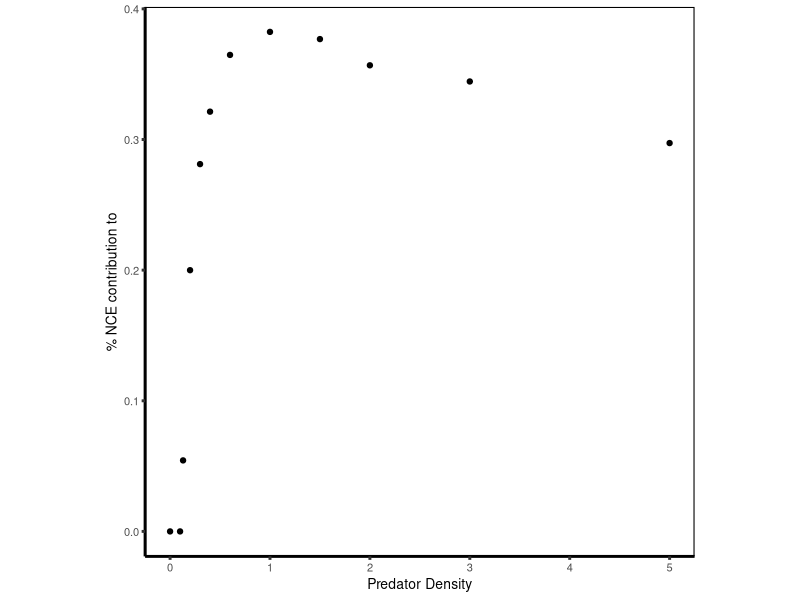
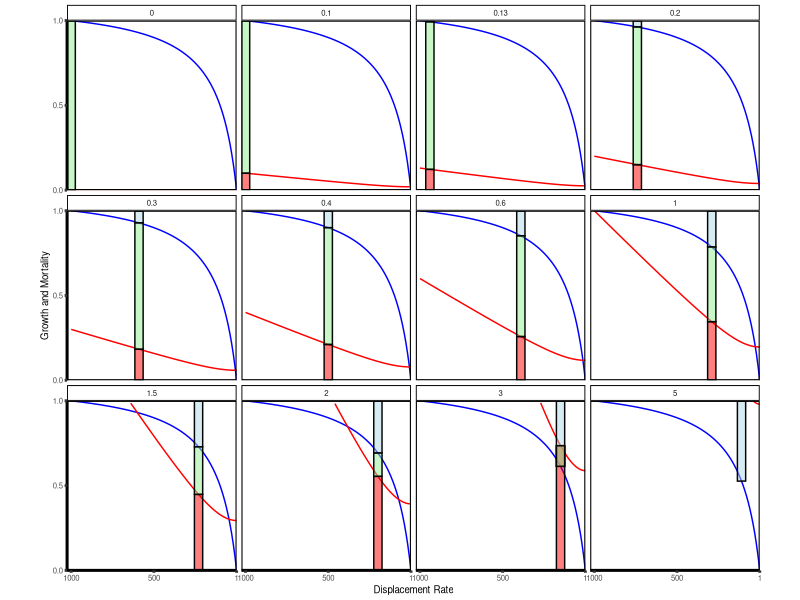
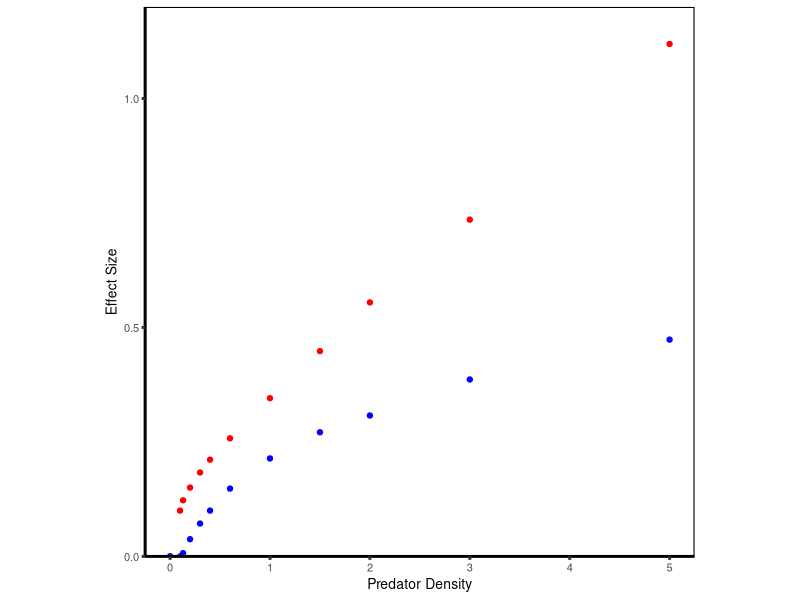
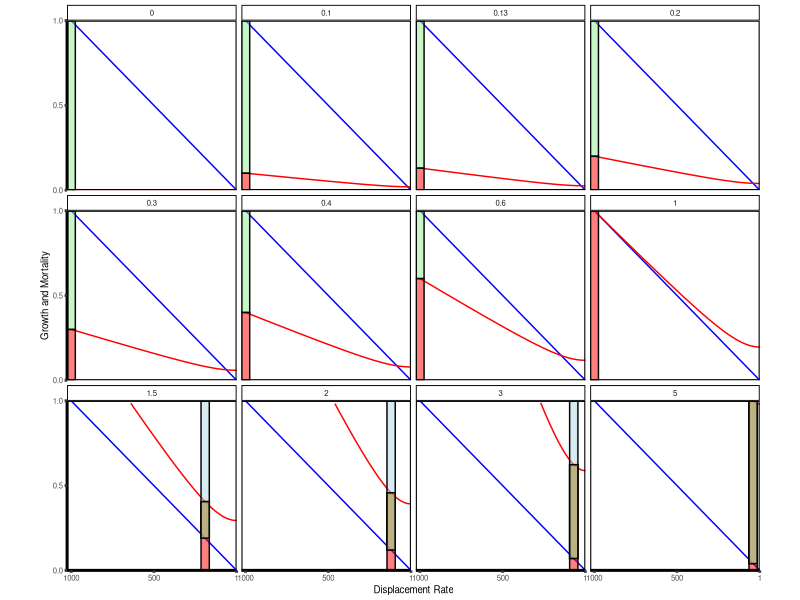
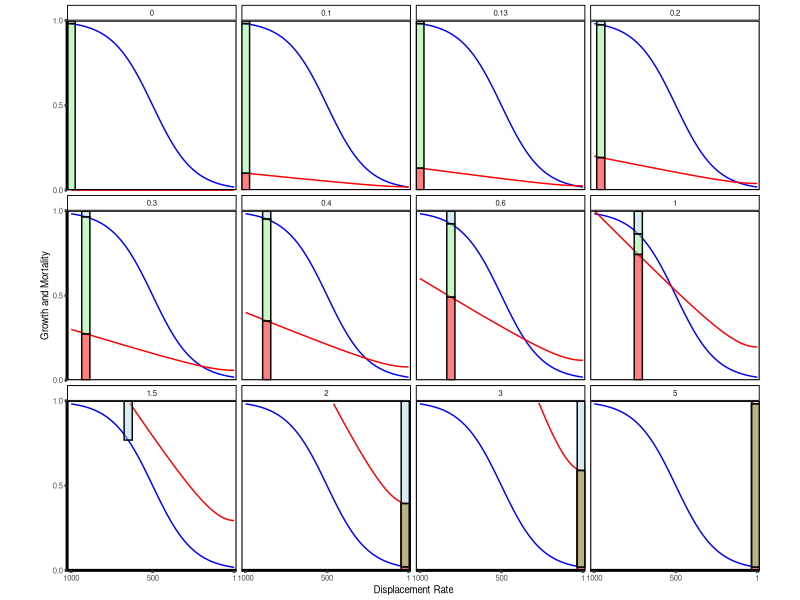
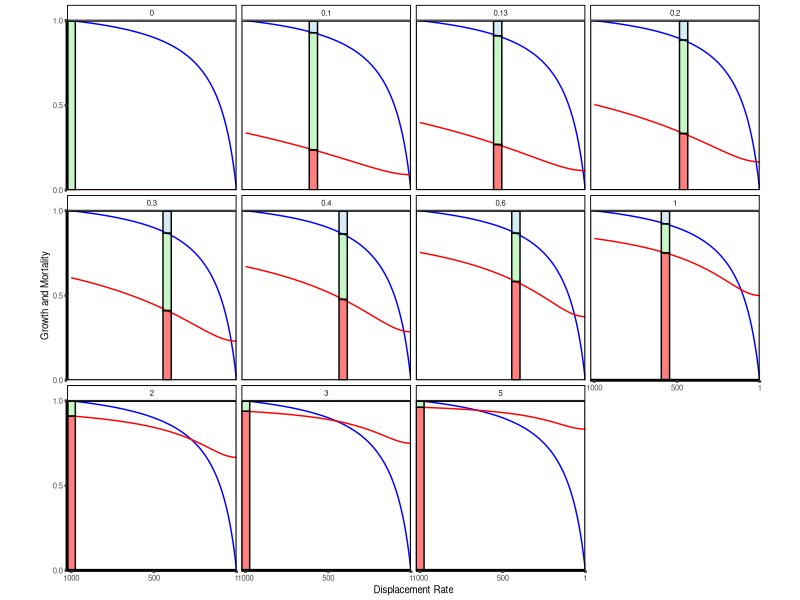
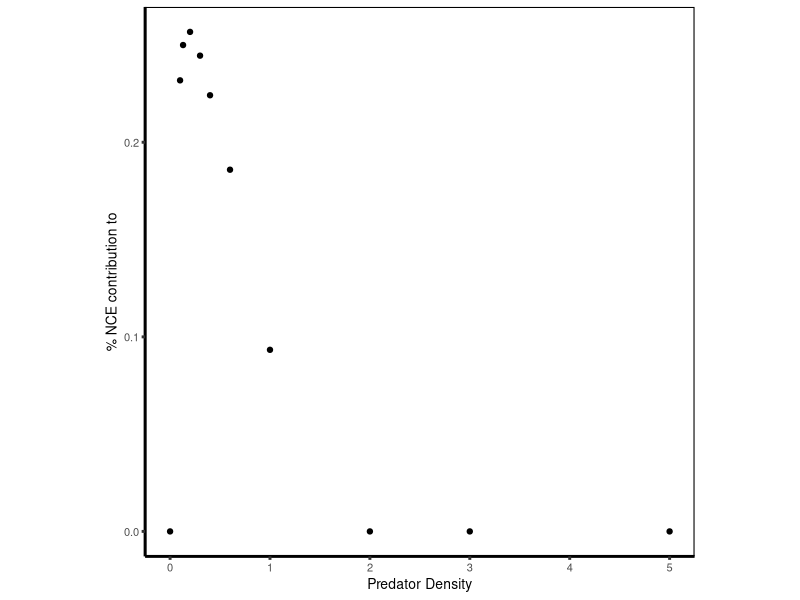
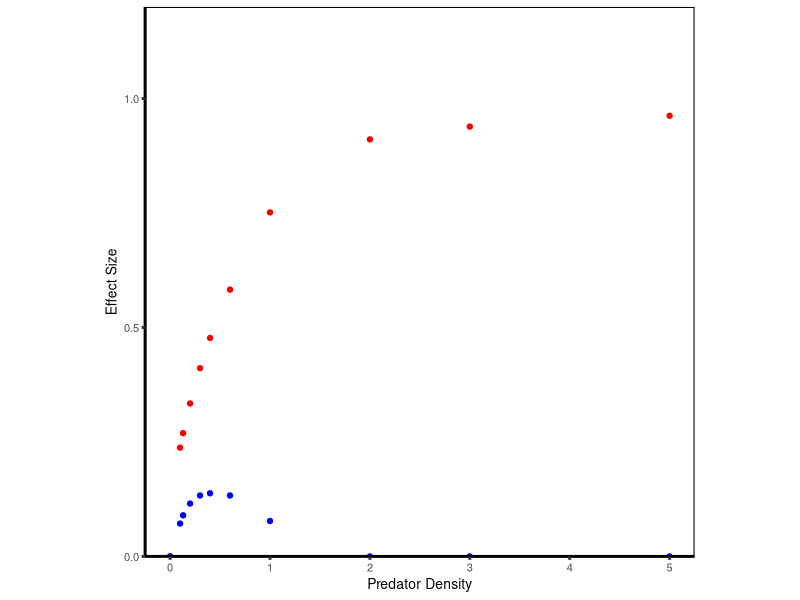

The R source for these figures, in order:
## ---- chunk 1
library(ggplot2)
library(dplyr)
## ---- chunk 2
# Setting the range of prey displacement rate
trait.vec <- seq(0, 1, by = 0.01)
speed.vec <- 1 - trait.vec

# These formulas are simplified by setting some of the values as constants
# r is always assumed to be 1, while k, s, and v are manipulated values
pred.curve <- function(k, v, s){
  k*sqrt(v^2 + s^2)
}

# R is always assumed to be 1, while s and h are manipulated values
growth.curve <- function(s, R, h){
  (R * s)/(1 + s*R*h)
}

k_vec <- c(0, 0.1, 0.13, 0.2, 0.3, 0.4, 0.6, 1, 1.5, 2, 3, 5) # Range of values used by Scott for Fig. 4 in the grant proposal
h_val <- 8
R_val <- 1
cost_constant_val <- 9
v_val <- 0.2
pred_constant_val <- 0.98058

# Generate growth and mortality curves for each value of predator density (k_vec)
fig4.df <- as.data.frame( mat.or.vec( length( trait.vec ) * length(k_vec), 7) )
colnames(fig4.df) <- c("trait", "speed", "growth_curve", "mort_curve", "fitness", "pct_NCE", "pred_dens")

row <- 0

for (i in 1:length(k_vec)){
  for (j in 1:length(trait.vec)){
    row <- row + 1
    fig4.df[row, 1] <- trait.vec[j]
    fig4.df[row, 2] <- speed.vec[j]
    fig4.df[row, 3] <- cost_constant_val * growth.curve( s = fig4.df[row, 2], R = R_val, h = h_val )
    fig4.df[row, 4] <- pred_constant_val * pred.curve( k = k_vec[i], v = v_val, s = fig4.df[row, 2] )
    fig4.df[row, 5] <- fig4.df[row, 3] - fig4.df[row, 4]
    fig4.df[row, 6] <- (1 - fig4.df[row, 3])/((1 - fig4.df[row, 3]) + fig4.df[row, 4])
    fig4.df[row, 7] <- k_vec[i]
  }
}
## ---- chunk 3
# Summarize data by finding optimum fitness for each value of predator density
optim.df <- fig4.df %>%
  group_by( pred_dens ) %>%
  slice( which.max(fitness) )

optim.df$optim_val <- optim.df$trait
optim.df$optim_NCE <- optim.df$growth_curve
optim.df$optim_CE <- optim.df$mort_curve
optim.df$optim_fitness <- optim.df$fitness

fig4.df$pred_dens <- as.factor(fig4.df$pred_dens)
optim.df[1, 6] <- 0 # Removing an NA created by dividing by zero where pred_dens = 0


# Plot % contribution of NCE to total predator effect by predator density
ggplot( data = optim.df, aes( x = pred_dens ) ) +
  geom_point( aes( y = pct_NCE ) ) +
  theme_classic( base_size = 10, base_line_size = 1 ) + 
  ylab("% NCE contribution to") +
  xlab("Predator Density") +
  theme( panel.border = element_rect( color = "black", fill = NA, linewidth = 0.75 ), aspect.ratio = 1)
## ---- chunk 4
# Plot IREF curves by predator density
ggplot( data = fig4.df, aes( x = trait ) ) +
  geom_line( aes( y = growth_curve ), color = "blue" ) +
  geom_line( aes( y = mort_curve ), color = "red" ) +
  theme_classic( base_size = 7, base_line_size = 1 ) + 
  ylab("Growth and Mortality") +
  xlab("Displacement Rate") +  
  geom_rect( data = optim.df, aes(xmin = optim_val - 0.025, xmax = optim_val + 0.025, ymin = optim_NCE, ymax = 0.998), color = "gray2", fill = "lightblue", alpha = 0.5) +
  geom_rect( data = optim.df, aes(xmin = optim_val - 0.025, xmax = optim_val + 0.025, ymin = 0.001, ymax = optim_CE), color = "gray2", fill = "red", alpha = 0.5) +  
  geom_rect( data = optim.df, aes(xmin = optim_val - 0.025, xmax = optim_val + 0.025, ymin = optim_CE, ymax = optim_NCE), color = "gray2", fill = "lightgreen", alpha = 0.5) +
  scale_x_continuous(expand = c(0, 0), breaks = c(0, 0.5, 1), labels = c(1000, 500, 1) ) + 
  scale_y_continuous(expand = c(0, 0), limits = c(0, 1), breaks = c(0, 0.5, 1) ) +
  facet_wrap(~pred_dens) +
  theme( panel.border = element_rect( color = "black", fill = NA, linewidth = 0.75 ), aspect.ratio = 1 )
## ---- chunk 5
ggplot( data = optim.df, aes( x = pred_dens ) ) +
  geom_point( aes( y = optim_CE ), colour = "red" ) +
  geom_point( aes( y = 1 - optim_NCE ), colour = "blue" ) +
  theme_classic( base_size = 10, base_line_size = 1 ) + 
  ylab("Effect Size") +
  xlab("Predator Density") +
  scale_y_continuous(expand = c(0, 0), limits = c(0, 1.2), breaks = c(0, 0.5, 1) ) +
  theme( panel.border = element_rect( color = "black", fill = NA, linewidth = 0.75 ), aspect.ratio = 1)
## ---- chunk 6
k_vec <- c(0, 0.1, 0.13, 0.2, 0.3, 0.4, 0.6, 1, 1.5, 2, 3, 5) # Range of values used by Scott for Fig. 4 in the grant proposal
h_val <- 8
R_val <- 1
cost_constant_val <- 9
v_val <- 0.2
pred_constant_val <- 0.98058
growthcurve_vec <- seq(1, 0, by = -0.01) # Linear growth curve with decreasing displacement rate

# Generate growth and mortality curves for each value of predator density (k_vec)
lin_growth.df <- as.data.frame( mat.or.vec( length( trait.vec ) * length(k_vec), 7) )
colnames(lin_growth.df) <- c("trait", "speed", "growth_curve", "mort_curve", "fitness", "pct_NCE", "pred_dens")

row <- 0

for (i in 1:length(k_vec)){
  for (j in 1:length(trait.vec)){
    row <- row + 1
    lin_growth.df[row, 1] <- trait.vec[j]
    lin_growth.df[row, 2] <- speed.vec[j]
    lin_growth.df[row, 3] <- growthcurve_vec[j]
    lin_growth.df[row, 4] <- pred_constant_val * pred.curve( k = k_vec[i], v = v_val, s = lin_growth.df[row, 2] )
    lin_growth.df[row, 5] <- lin_growth.df[row, 3] - lin_growth.df[row, 4]
    lin_growth.df[row, 6] <- (1 - lin_growth.df[row, 3])/((1 - lin_growth.df[row, 3]) + lin_growth.df[row, 4])
    lin_growth.df[row, 7] <- k_vec[i]
  }
}
## ---- chunk 7
# Summarize data by finding optimum fitness for each value of predator density
optim_linear.df <- lin_growth.df %>%
  group_by( pred_dens ) %>%
  slice( which.max(fitness) )

optim_linear.df$optim_val <- optim_linear.df$trait
optim_linear.df$optim_NCE <- optim_linear.df$growth_curve
optim_linear.df$optim_CE <- optim_linear.df$mort_curve
optim_linear.df$optim_fitness <- optim_linear.df$fitness

fig4.df$pred_dens <- as.factor(fig4.df$pred_dens)
optim_linear.df[1, 6] <- 0 # Removing an NA created by dividing by zero where pred_dens = 0

# Plot IREF curves by predator density
ggplot( data = lin_growth.df, aes( x = trait ) ) +
  geom_line( aes( y = growth_curve ), color = "blue" ) +
  geom_line( aes( y = mort_curve ), color = "red" ) +
  theme_classic( base_size = 7, base_line_size = 1 ) + 
  ylab("Growth and Mortality") +
  xlab("Displacement Rate") +  
  geom_rect( data = optim_linear.df, aes(xmin = optim_val - 0.025, xmax = optim_val + 0.025, ymin = optim_NCE, ymax = 0.998), color = "gray2", fill = "lightblue", alpha = 0.5) +
  geom_rect( data = optim_linear.df, aes(xmin = optim_val - 0.025, xmax = optim_val + 0.025, ymin = 0.001, ymax = optim_CE), color = "gray2", fill = "red", alpha = 0.5) +  
  geom_rect( data = optim_linear.df, aes(xmin = optim_val - 0.025, xmax = optim_val + 0.025, ymin = optim_CE, ymax = optim_NCE), color = "gray2", fill = "lightgreen", alpha = 0.5) +
  scale_x_continuous(expand = c(0, 0), breaks = c(0, 0.5, 1), labels = c(1000, 500, 1) ) + 
  scale_y_continuous(expand = c(0, 0), limits = c(0, 1), breaks = c(0, 0.5, 1) ) +
  facet_wrap(~pred_dens) +
  theme( panel.border = element_rect( color = "black", fill = NA, linewidth = 0.75 ), aspect.ratio = 1 )
## ---- chunk 8
sig_growth.fun <- function(s){
  1 / ( 1 + exp(8*(s - 0.5)) )
}

k_vec <- c(0, 0.1, 0.13, 0.2, 0.3, 0.4, 0.6, 1, 1.5, 2, 3, 5) # Range of values used by Scott for Fig. 4 in the grant proposal
h_val <- 8
R_val <- 1
cost_constant_val <- 9
v_val <- 0.2
pred_constant_val <- 0.98058
growthcurve_vec <- sig_growth.fun(s = trait.vec) # Linear growth curve with decreasing displacement rate

# Generate growth and mortality curves for each value of predator density (k_vec)
sig_growth.df <- as.data.frame( mat.or.vec( length( trait.vec ) * length(k_vec), 7) )
colnames(sig_growth.df) <- c("trait", "speed", "growth_curve", "mort_curve", "fitness", "pct_NCE", "pred_dens")

row <- 0

for (i in 1:length(k_vec)){
  for (j in 1:length(trait.vec)){
    row <- row + 1
    sig_growth.df[row, 1] <- trait.vec[j]
    sig_growth.df[row, 2] <- speed.vec[j]
    sig_growth.df[row, 3] <- growthcurve_vec[j]
    sig_growth.df[row, 4] <- pred_constant_val * pred.curve( k = k_vec[i], v = v_val, s = sig_growth.df[row, 2] )
    sig_growth.df[row, 5] <- sig_growth.df[row, 3] - sig_growth.df[row, 4]
    sig_growth.df[row, 6] <- (1 - sig_growth.df[row, 3])/((1 - sig_growth.df[row, 3]) + sig_growth.df[row, 4])
    sig_growth.df[row, 7] <- k_vec[i]
  }
}

# Summarize data by finding optimum fitness for each value of predator density
optim_sig.df <- sig_growth.df %>%
  group_by( pred_dens ) %>%
  slice( which.max(fitness) )

optim_sig.df$optim_val <- optim_sig.df$trait
optim_sig.df$optim_NCE <- optim_sig.df$growth_curve
optim_sig.df$optim_CE <- optim_sig.df$mort_curve
optim_sig.df$optim_fitness <- optim_sig.df$fitness

sig_growth.df$pred_dens <- as.factor(sig_growth.df$pred_dens)
optim_sig.df[1, 6] <- 0 # Removing an NA created by dividing by zero where pred_dens = 0

# Plot IREF curves by predator density
ggplot( data = sig_growth.df, aes( x = trait ) ) +
  geom_line( aes( y = growth_curve ), color = "blue" ) +
  geom_line( aes( y = mort_curve ), color = "red" ) +
  theme_classic( base_size = 7, base_line_size = 1 ) + 
  ylab("Growth and Mortality") +
  xlab("Displacement Rate") +  
  geom_rect( data = optim_sig.df, aes(xmin = optim_val - 0.025, xmax = optim_val + 0.025, ymin = optim_NCE, ymax = 0.998), color = "gray2", fill = "lightblue", alpha = 0.5) +
  geom_rect( data = optim_sig.df, aes(xmin = optim_val - 0.025, xmax = optim_val + 0.025, ymin = 0.001, ymax = optim_CE), color = "gray2", fill = "red", alpha = 0.5) +  
  geom_rect( data = optim_sig.df, aes(xmin = optim_val - 0.025, xmax = optim_val + 0.025, ymin = optim_CE, ymax = optim_NCE), color = "gray2", fill = "lightgreen", alpha = 0.5) +
  scale_x_continuous(expand = c(0, 0), breaks = c(0, 0.5, 1), labels = c(1000, 500, 1) ) + 
  scale_y_continuous(expand = c(0, 0), limits = c(0, 1), breaks = c(0, 0.5, 1) ) +
  facet_wrap(~pred_dens) +
  theme( panel.border = element_rect( color = "black", fill = NA, linewidth = 0.75 ), aspect.ratio = 1 )
## ---- chunk 9

# First, write a new Type II mortality curve
# This function will take the above encounter rate formula and apply handling time to it
typeII.curve <- function( a_pred, h_pred ){
  a_pred / ( 1 + a_pred * h_pred )
}

k_vec <- c(0, 0.1, 0.13, 0.2, 0.3, 0.4, 0.6, 1, 2, 3, 5) # Range of values used by Scott for Fig. 4 in the grant proposal
h_val <- 8
h_pred_val <- 5 # Start at a predator handling time value of 5
R_val <- 1
cost_constant_val <- 9
v_val <- 0.2
pred_constant_val <- 5

# Generate growth and mortality curves for each value of predator density (k_vec)
typeII.df <- as.data.frame( mat.or.vec( length( trait.vec ) * length(k_vec), 7) )
colnames(typeII.df) <- c("trait", "speed", "growth_curve", "mort_curve", "fitness", "pct_NCE", "pred_dens")

row <- 0

for (i in 1:length(k_vec)){
  for (j in 1:length(trait.vec)){
    row <- row + 1
    typeII.df[row, 1] <- trait.vec[j]
    typeII.df[row, 2] <- speed.vec[j]
    typeII.df[row, 3] <- cost_constant_val * growth.curve( s = typeII.df[row, 2], R = R_val, h = h_val )
    typeII.df[row, 4] <- pred_constant_val * typeII.curve( a_pred = pred.curve( k = k_vec[i], v = v_val, s = typeII.df[row, 2]), h_pred = h_pred_val )
    typeII.df[row, 5] <- typeII.df[row, 3] - typeII.df[row, 4]
    typeII.df[row, 6] <- (1 - typeII.df[row, 3])/((1 - typeII.df[row, 3]) + typeII.df[row, 4])
    typeII.df[row, 7] <- k_vec[i]
  }
}
## ---- chunk 10
# Summarize data by finding optimum fitness for each value of predator density
optim3.df <- typeII.df %>%
  group_by( pred_dens ) %>%
  slice( which.max(fitness) )

optim3.df$optim_val <- optim3.df$trait
optim3.df$optim_NCE <- optim3.df$growth_curve
optim3.df$optim_CE <- optim3.df$mort_curve
optim3.df$optim_fitness <- optim3.df$fitness

typeII.df$pred_dens <- as.factor(typeII.df$pred_dens)
optim3.df[1, 6] <- 0 # Removing an NA created by dividing by zero where pred_dens = 0

# Plot IREF curves by predator density
ggplot( data = typeII.df, aes( x = trait ) ) +
  geom_line( aes( y = growth_curve ), color = "blue" ) +
  geom_line( aes( y = mort_curve ), color = "red" ) +
  theme_classic( base_size = 7, base_line_size = 1 ) + 
  geom_rect( data = optim3.df, aes(xmin = optim_val - 0.025, xmax = optim_val + 0.025, ymin = optim_NCE, ymax = 0.998), color = "gray2", fill = "lightblue", alpha = 0.5) +
  geom_rect( data = optim3.df, aes(xmin = optim_val - 0.025, xmax = optim_val + 0.025, ymin = 0.001, ymax = optim_CE), color = "gray2", fill = "red", alpha = 0.5) +  
  geom_rect( data = optim3.df, aes(xmin = optim_val - 0.025, xmax = optim_val + 0.025, ymin = optim_CE, ymax = optim_NCE), color = "gray2", fill = "lightgreen", alpha = 0.5) +
  ylab("Growth and Mortality") +
  xlab("Displacement Rate") +
  scale_x_continuous(expand = c(0, 0), breaks = c(0, 0.5, 1), labels = c(1000, 500, 1) ) + 
  scale_y_continuous(expand = c(0, 0), limits = c(0, 1), breaks = c(0, 0.5, 1) ) +
  facet_wrap(~pred_dens) +
  theme( panel.border = element_rect( color = "black", fill = NA, linewidth = 0.75 ), aspect.ratio = 1 )
## ---- chunk 11
# Plot % contribution of NCE to total predator effect by predator density
ggplot( data = optim3.df, aes( x = pred_dens ) ) +
  geom_point( aes( y = pct_NCE ) ) +
  theme_classic( base_size = 10, base_line_size = 1 ) + 
  ylab("% NCE contribution to") +
  xlab("Predator Density") +
  theme( panel.border = element_rect( color = "black", fill = NA, linewidth = 0.75 ), aspect.ratio = 1)
## ---- chunk 12
ggplot( data = optim3.df, aes( x = pred_dens ) ) +
  geom_point( aes( y = optim_CE ), colour = "red" ) +
  geom_point( aes( y = 1 - optim_NCE ), colour = "blue" ) +
  theme_classic( base_size = 10, base_line_size = 1 ) + 
  ylab("Effect Size") +
  xlab("Predator Density") +
  scale_y_continuous(expand = c(0, 0), limits = c(0, 1.2), breaks = c(0, 0.5, 1) ) +
  theme( panel.border = element_rect( color = "black", fill = NA, linewidth = 0.75 ), aspect.ratio = 1)
## ---- chunk 13
typeII_full.curve <- function( a_pred, h_pred, C ){
  (a_pred * C) / ( 1 + a_pred * h_pred * C )
}

k_val <- 0.6 # Range of values used by Scott for Fig. 4 in the grant proposal
h_val <- 8
h_pred_val <- 5 # Start at a predator handling time value of 5
R_val <- 1
C_vec <- c(.1, .25, .5, .75, 1, 1.5, 2, 2.5)
cost_constant_val <- 9
v_val <- 0.2
pred_constant_val <- 5

# Generate growth and mortality curves for each value of prey density (C_vec)
typeII_full.df <- as.data.frame( mat.or.vec( length( trait.vec ) * length(C_vec), 8) )
colnames(typeII_full.df) <- c("trait", "speed", "growth_curve", "mort_curve", "fitness", "pct_NCE", "pred_dens", "prey_dens")

row <- 0

for (i in 1:length(C_vec)){
  for (j in 1:length(trait.vec)){
    row <- row + 1
    typeII_full.df[row, 1] <- trait.vec[j]
    typeII_full.df[row, 2] <- speed.vec[j]
    typeII_full.df[row, 3] <- cost_constant_val * growth.curve( s = typeII_full.df[row, 2], R = R_val, h = h_val )
    typeII_full.df[row, 4] <- pred_constant_val * typeII_full.curve( a_pred = pred.curve( k = k_val, v = v_val, s = typeII_full.df[row, 2]), h_pred = h_pred_val, C = C_vec[i] )
    typeII_full.df[row, 5] <- typeII_full.df[row, 3] - typeII_full.df[row, 4]
    typeII_full.df[row, 6] <- (1 - typeII_full.df[row, 3])/((1 - typeII_full.df[row, 3]) + typeII_full.df[row, 4])
    typeII_full.df[row, 7] <- k_val
    typeII_full.df[row, 8] <- C_vec[i]
  }
}
## ---- chunk 14
# Summarize data by finding optimum fitness for each value of predator density
optim4.df <- typeII_full.df %>%
  group_by( prey_dens ) %>%
  slice( which.max(fitness) )

optim4.df$optim_val <- optim4.df$trait
optim4.df$optim_NCE <- optim4.df$growth_curve
optim4.df$optim_CE <- optim4.df$mort_curve
optim4.df$optim_fitness <- optim4.df$fitness

typeII_full.df$prey_dens <- as.factor(typeII_full.df$prey_dens)

# Plot IREF curves by predator density
ggplot( data = typeII_full.df, aes( x = trait ) ) +
  geom_line( aes( y = growth_curve ), color = "blue" ) +
  geom_line( aes( y = mort_curve ), color = "red" ) +
  theme_classic( base_size = 7, base_line_size = 1 ) + 
  geom_rect( data = optim4.df, aes(xmin = optim_val - 0.025, xmax = optim_val + 0.025, ymin = optim_NCE, ymax = 0.998), color = "gray2", fill = "lightblue", alpha = 0.5) +
  geom_rect( data = optim4.df, aes(xmin = optim_val - 0.025, xmax = optim_val + 0.025, ymin = 0.001, ymax = optim_CE), color = "gray2", fill = "red", alpha = 0.5) +  
  geom_rect( data = optim4.df, aes(xmin = optim_val - 0.025, xmax = optim_val + 0.025, ymin = optim_CE, ymax = optim_NCE), color = "gray2", fill = "lightgreen", alpha = 0.5) +
  ylab("Growth and Mortality") +
  xlab("Displacement Rate") +
  scale_x_continuous(expand = c(0, 0), breaks = c(0, 0.5, 1), labels = c(1000, 500, 1) ) + 
  scale_y_continuous(expand = c(0, 0), limits = c(0, 1), breaks = c(0, 0.5, 1) ) +
  facet_wrap(~prey_dens) +
  theme( panel.border = element_rect( color = "black", fill = NA, linewidth = 0.75 ), aspect.ratio = 1 )
